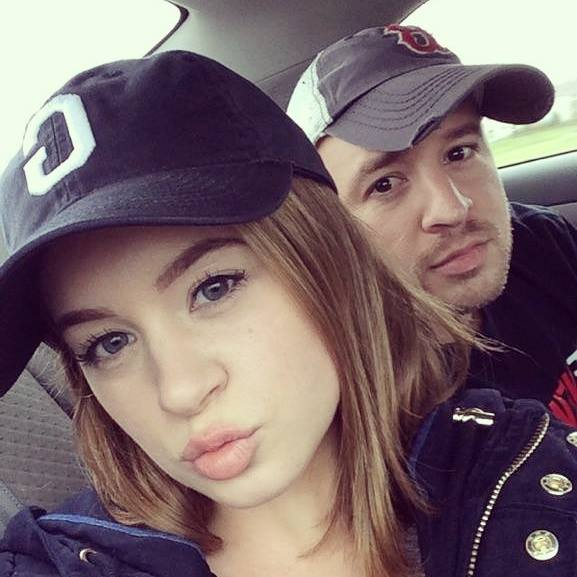
#> input picture 432.jpg, 577 x 577 px
$ python 'Basic Transformations.py'
#> lines starting #> are read from the running program, lines starting #| are printed output that depends on the picture
from PIL import Image

bucky = Image.open("432.jpg")
#> bucky is the input picture: PIL image 577x577 RGB; mean R, G, B 123.4, 104.8, 108.5
flip_bucky = bucky.transpose(Image.FLIP_LEFT_RIGHT)
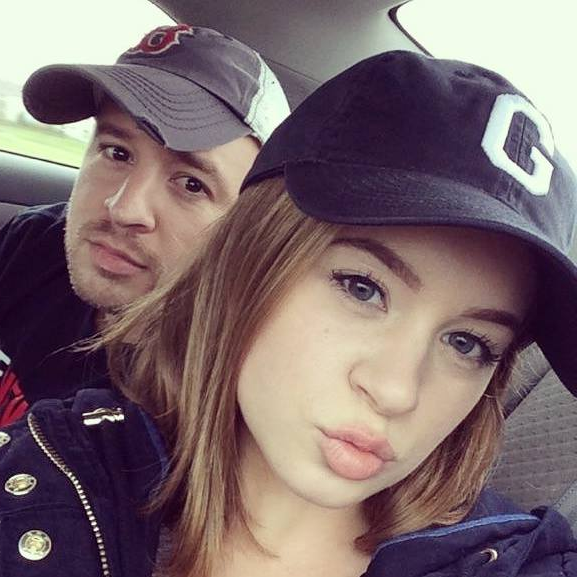
#> flip_bucky: PIL image 577x577 RGB; mean R, G, B 123.4, 104.8, 108.5
spin_bucky = bucky.transpose(Image.ROTATE_90)
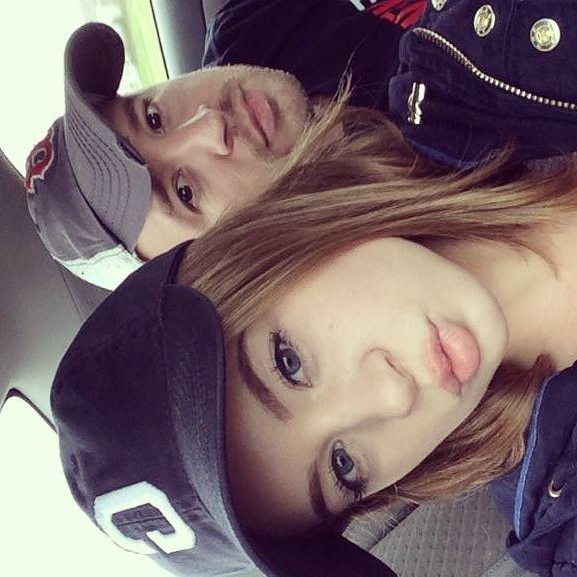
#> spin_bucky: PIL image 577x577 RGB; mean R, G, B 123.4, 104.8, 108.5

flip_bucky.show()
#spin_bucky.show()

$ run again, with leave.jpg copied over 432.jpg
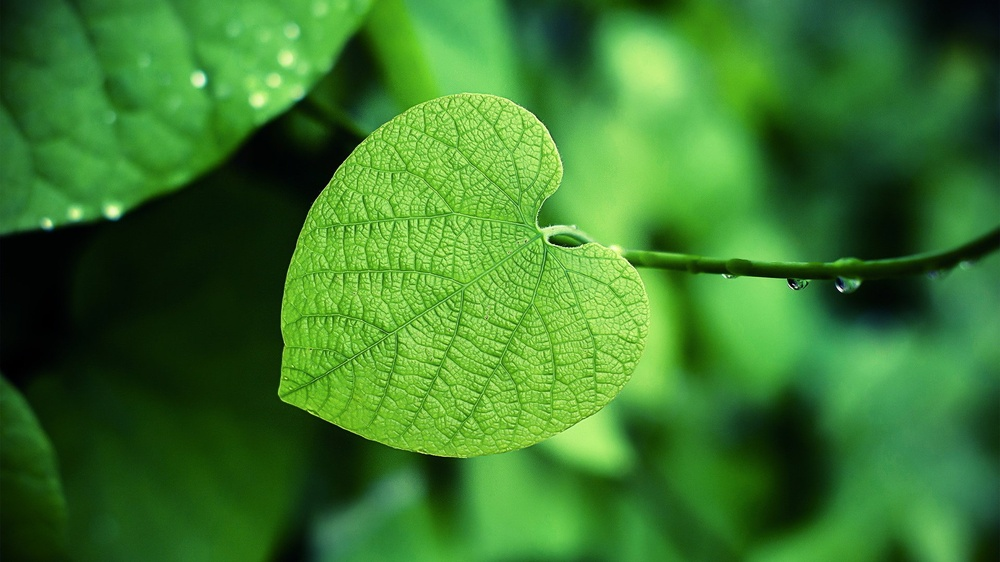
#> input picture leave.jpg, 1000 x 562 px, shrunk from 1920 x 1080 before the run
#> bucky is the input picture: PIL image 1000x562 RGB; mean R, G, B 59, 121.7, 44
#> `flip_bucky = bucky.transpose(Image.FLIP_LEFT_RIGHT)`:
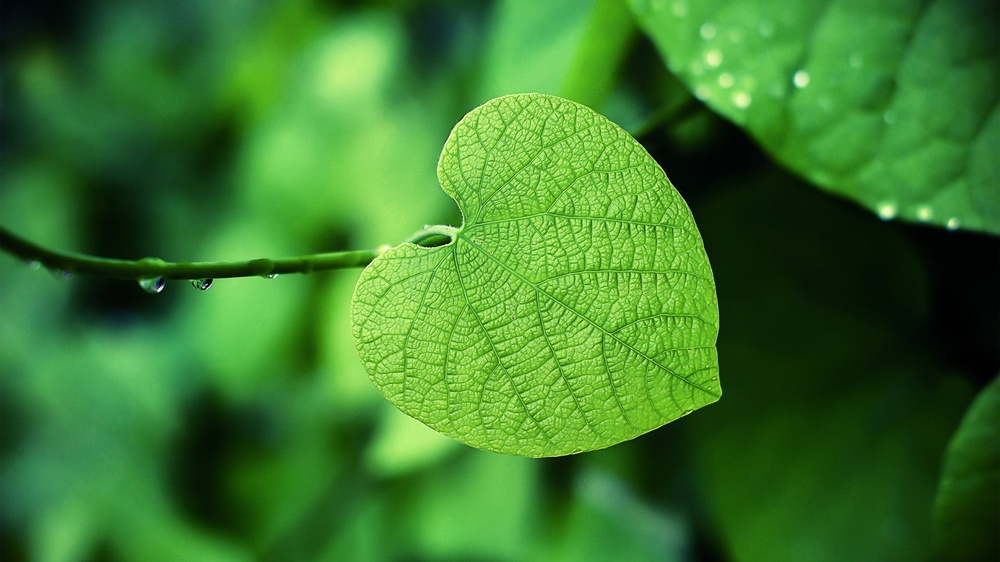
#> flip_bucky: PIL image 1000x562 RGB; mean R, G, B 59, 121.7, 44
#> `spin_bucky = bucky.transpose(Image.ROTATE_90)`:
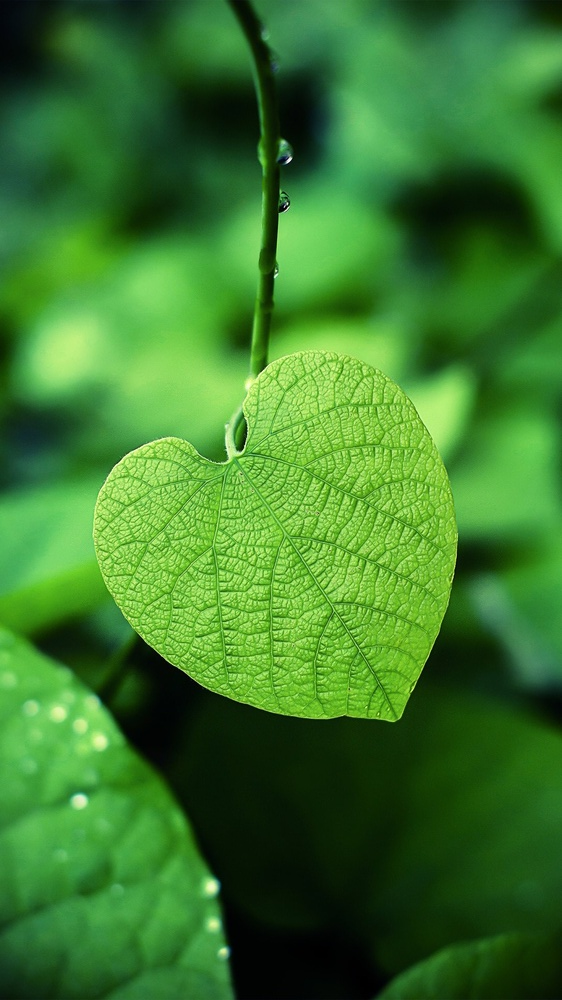
#> spin_bucky: PIL image 562x1000 RGB; mean R, G, B 59, 121.7, 44
